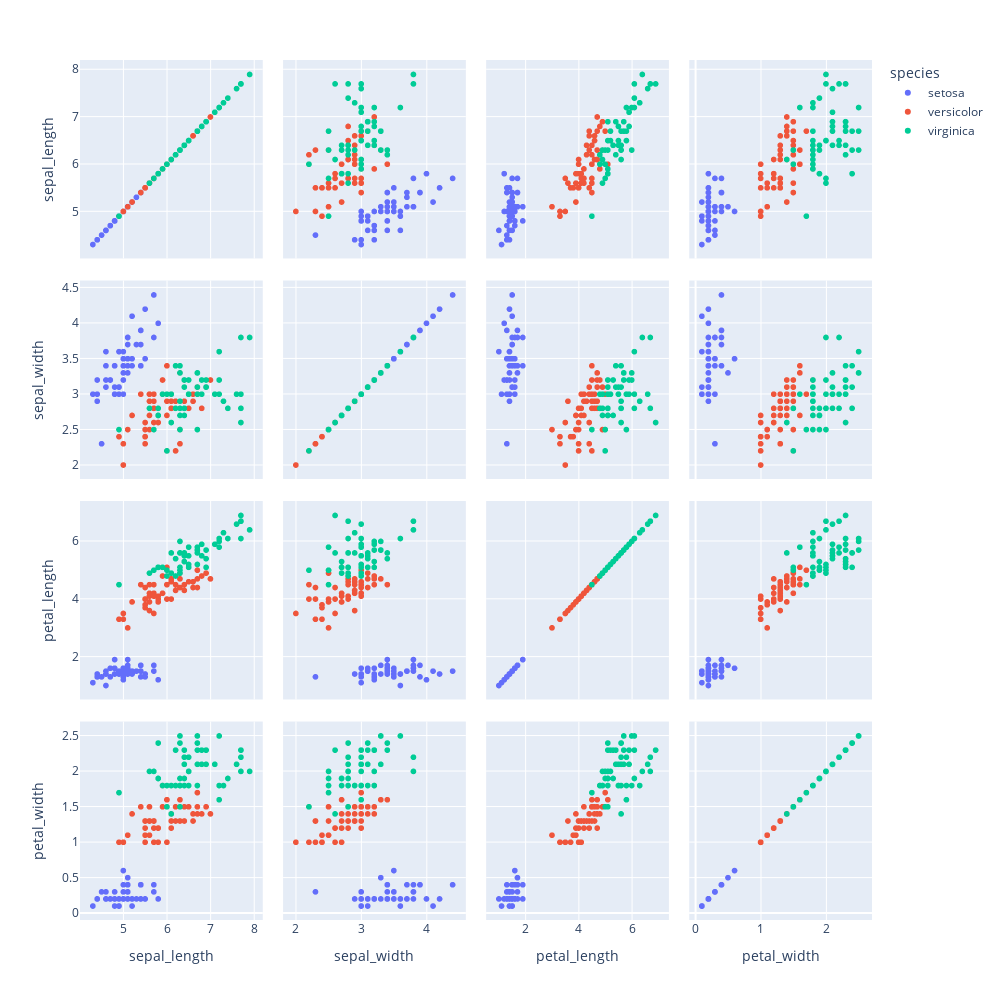

The code cell stored with this chart in its notebook:
### Code cell
px.scatter_matrix(data_frame = iris,
                  color = 'species',
                  dimensions = ["sepal_length", "sepal_width", "petal_length", "petal_width"],
                 width = 1000,
                 height = 1000)

### Figure 1 — Plotly figure (JSON) as saved in the notebook; plotly's stock layout.template omitted (floating-point values rounded to 4 significant figures)
{"data": [{"dimensions": [{"axis": {"matches": true}, "label": "sepal_length", "values": [5.1, 4.9, 4.7, 4.6, 5, 5.4, 4.6, 5, 4.4, 4.9, 5.4, 4.8, 4.8, 4.3, 5.8, 5.7, 5.4, 5.1, 5.7, 5.1, 5.4, 5.1, 4.6, 5.1, 4.8, 5, 5, 5.2, 5.2, 4.7, 4.8, 5.4, 5.2, 5.5, 4.9, 5, 5.5, 4.9, 4.4, 5.1, 5, 4.5, 4.4, 5, 5.1, 4.8, 5.1, 4.6, 5.3, 5]}, {"axis": {"matches": true}, "label": "sepal_width", "values": [3.5, 3, 3.2, 3.1, 3.6, 3.9, 3.4, 3.4, 2.9, 3.1, 3.7, 3.4, 3, 3, 4, 4.4, 3.9, 3.5, 3.8, 3.8, 3.4, 3.7, 3.6, 3.3, 3.4, 3, 3.4, 3.5, 3.4, 3.2, 3.1, 3.4, 4.1, 4.2, 3.1, 3.2, 3.5, 3.6, 3, 3.4, 3.5, 2.3, 3.2, 3.5, 3.8, 3, 3.8, 3.2, 3.7, 3.3]}, {"axis": {"matches": true}, "label": "petal_length", "values": [1.4, 1.4, 1.3, 1.5, 1.4, 1.7, 1.4, 1.5, 1.4, 1.5, 1.5, 1.6, 1.4, 1.1, 1.2, 1.5, 1.3, 1.4, 1.7, 1.5, 1.7, 1.5, 1, 1.7, 1.9, 1.6, 1.6, 1.5, 1.4, 1.6, 1.6, 1.5, 1.5, 1.4, 1.5, 1.2, 1.3, 1.4, 1.3, 1.5, 1.3, 1.3, 1.3, 1.6, 1.9, 1.4, 1.6, 1.4, 1.5, 1.4]}, {"axis": {"matches": true}, "label": "petal_width", "values": [0.2, 0.2, 0.2, 0.2, 0.2, 0.4, 0.3, 0.2, 0.2, 0.1, 0.2, 0.2, 0.1, 0.1, 0.2, 0.4, 0.4, 0.3, 0.3, 0.3, 0.2, 0.4, 0.2, 0.5, 0.2, 0.2, 0.4, 0.2, 0.2, 0.2, 0.2, 0.4, 0.1, 0.2, 0.2, 0.2, 0.2, 0.1, 0.2, 0.2, 0.3, 0.3, 0.2, 0.6, 0.4, 0.3, 0.2, 0.2, 0.2, 0.2]}], "hovertemplate": "species=setosa<br>%{xaxis.title.text}=%{x}<br>%{yaxis.title.text}=%{y}<extra></extra>", "legendgroup": "setosa", "marker": {"color": "#636efa", "symbol": "circle"}, "name": "setosa", "showlegend": true, "type": "splom"}, {"dimensions": [{"axis": {"matches": true}, "label": "sepal_length", "values": [7, 6.4, 6.9, 5.5, 6.5, 5.7, 6.3, 4.9, 6.6, 5.2, 5, 5.9, 6, 6.1, 5.6, 6.7, 5.6, 5.8, 6.2, 5.6, 5.9, 6.1, 6.3, 6.1, 6.4, 6.6, 6.8, 6.7, 6, 5.7, 5.5, 5.5, 5.8, 6, 5.4, 6, 6.7, 6.3, 5.6, 5.5, 5.5, 6.1, 5.8, 5, 5.6, 5.7, 5.7, 6.2, 5.1, 5.7]}, {"axis": {"matches": true}, "label": "sepal_width", "values": [3.2, 3.2, 3.1, 2.3, 2.8, 2.8, 3.3, 2.4, 2.9, 2.7, 2, 3, 2.2, 2.9, 2.9, 3.1, 3, 2.7, 2.2, 2.5, 3.2, 2.8, 2.5, 2.8, 2.9, 3, 2.8, 3, 2.9, 2.6, 2.4, 2.4, 2.7, 2.7, 3, 3.4, 3.1, 2.3, 3, 2.5, 2.6, 3, 2.6, 2.3, 2.7, 3, 2.9, 2.9, 2.5, 2.8]}, {"axis": {"matches": true}, "label": "petal_length", "values": [4.7, 4.5, 4.9, 4, 4.6, 4.5, 4.7, 3.3, 4.6, 3.9, 3.5, 4.2, 4, 4.7, 3.6, 4.4, 4.5, 4.1, 4.5, 3.9, 4.8, 4, 4.9, 4.7, 4.3, 4.4, 4.8, 5, 4.5, 3.5, 3.8, 3.7, 3.9, 5.1, 4.5, 4.5, 4.7, 4.4, 4.1, 4, 4.4, 4.6, 4, 3.3, 4.2, 4.2, 4.2, 4.3, 3, 4.1]}, {"axis": {"matches": true}, "label": "petal_width", "values": [1.4, 1.5, 1.5, 1.3, 1.5, 1.3, 1.6, 1, 1.3, 1.4, 1, 1.5, 1, 1.4, 1.3, 1.4, 1.5, 1, 1.5, 1.1, 1.8, 1.3, 1.5, 1.2, 1.3, 1.4, 1.4, 1.7, 1.5, 1, 1.1, 1, 1.2, 1.6, 1.5, 1.6, 1.5, 1.3, 1.3, 1.3, 1.2, 1.4, 1.2, 1, 1.3, 1.2, 1.3, 1.3, 1.1, 1.3]}], "hovertemplate": "species=versicolor<br>%{xaxis.title.text}=%{x}<br>%{yaxis.title.text}=%{y}<extra></extra>", "legendgroup": "versicolor", "marker": {"color": "#EF553B", "symbol": "circle"}, "name": "versicolor", "showlegend": true, "type": "splom"}, {"dimensions": [{"axis": {"matches": true}, "label": "sepal_length", "values": [6.3, 5.8, 7.1, 6.3, 6.5, 7.6, 4.9, 7.3, 6.7, 7.2, 6.5, 6.4, 6.8, 5.7, 5.8, 6.4, 6.5, 7.7, 7.7, 6, 6.9, 5.6, 7.7, 6.3, 6.7, 7.2, 6.2, 6.1, 6.4, 7.2, 7.4, 7.9, 6.4, 6.3, 6.1, 7.7, 6.3, 6.4, 6, 6.9, 6.7, 6.9, 5.8, 6.8, 6.7, 6.7, 6.3, 6.5, 6.2, 5.9]}, {"axis": {"matches": true}, "label": "sepal_width", "values": [3.3, 2.7, 3, 2.9, 3, 3, 2.5, 2.9, 2.5, 3.6, 3.2, 2.7, 3, 2.5, 2.8, 3.2, 3, 3.8, 2.6, 2.2, 3.2, 2.8, 2.8, 2.7, 3.3, 3.2, 2.8, 3, 2.8, 3, 2.8, 3.8, 2.8, 2.8, 2.6, 3, 3.4, 3.1, 3, 3.1, 3.1, 3.1, 2.7, 3.2, 3.3, 3, 2.5, 3, 3.4, 3]}, {"axis": {"matches": true}, "label": "petal_length", "values": [6, 5.1, 5.9, 5.6, 5.8, 6.6, 4.5, 6.3, 5.8, 6.1, 5.1, 5.3, 5.5, 5, 5.1, 5.3, 5.5, 6.7, 6.9, 5, 5.7, 4.9, 6.7, 4.9, 5.7, 6, 4.8, 4.9, 5.6, 5.8, 6.1, 6.4, 5.6, 5.1, 5.6, 6.1, 5.6, 5.5, 4.8, 5.4, 5.6, 5.1, 5.1, 5.9, 5.7, 5.2, 5, 5.2, 5.4, 5.1]}, {"axis": {"matches": true}, "label": "petal_width", "values": [2.5, 1.9, 2.1, 1.8, 2.2, 2.1, 1.7, 1.8, 1.8, 2.5, 2, 1.9, 2.1, 2, 2.4, 2.3, 1.8, 2.2, 2.3, 1.5, 2.3, 2, 2, 1.8, 2.1, 1.8, 1.8, 1.8, 2.1, 1.6, 1.9, 2, 2.2, 1.5, 1.4, 2.3, 2.4, 1.8, 1.8, 2.1, 2.4, 2.3, 1.9, 2.3, 2.5, 2.3, 1.9, 2, 2.3, 1.8]}], "hovertemplate": "species=virginica<br>%{xaxis.title.text}=%{x}<br>%{yaxis.title.text}=%{y}<extra></extra>", "legendgroup": "virginica", "marker": {"color": "#00cc96", "symbol": "circle"}, "name": "virginica", "showlegend": true, "type": "splom"}], "layout": {"dragmode": "select", "height": 1000, "legend": {"title": {"text": "species"}, "tracegroupgap": 0}, "margin": {"t": 60}, "width": 1000}}
